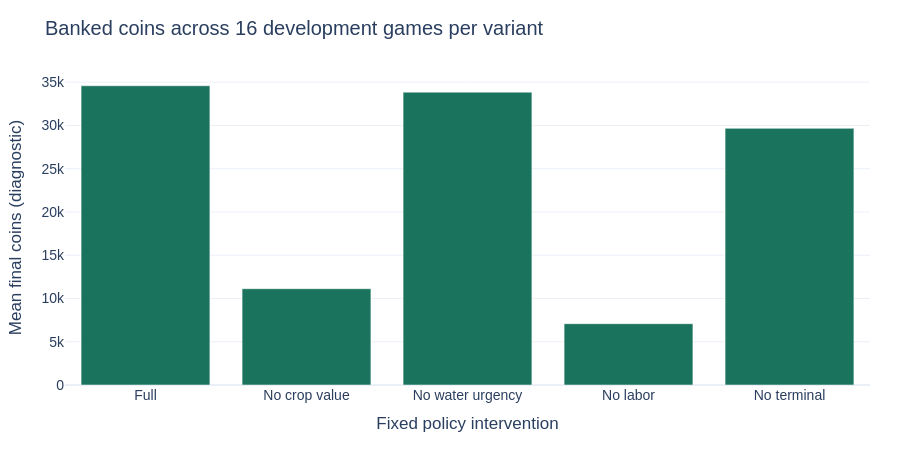

Notebook code cell kept with this figure:
### Markdown cell above
## Outcomes across the two development opponents

The official starter is a narrow reference. The carrot scheduler waters, harvests, clears weeds and sells using the same framework restricted to carrots and one farmer. These give different market activity, but neither represents leaderboard-strength opposition. A saturated local win rate makes cash diagnostics informative without turning them into the official metric.

### Code cell
games = pd.read_csv(root / "reports/feature_games.csv")
pairs = pd.read_csv(root / "reports/feature_ablations.csv")
display(pd.DataFrame(report["group_results"]).round(3))
labels = {
    "full": "Full",
    "no_crop_value": "No crop value",
    "no_water_urgency": "No water urgency",
    "no_labor": "No labor",
    "no_terminal": "No terminal",
}
order = list(labels)
means = games.groupby("variant").coins.mean().reindex(order)
fig = go.Figure(go.Bar(x=[labels[v] for v in order], y=means.to_list()))
fig.update_layout(
    title="Banked coins across 16 development games per variant",
    xaxis_title="Fixed policy intervention",
    yaxis_title="Mean final coins (diagnostic)",
)
show_figure(fig)

### Figure 1 — Plotly figure (JSON) as saved in the notebook; plotly's stock layout.template omitted (floating-point values rounded to 4 significant figures)
{"data": [{"type": "bar", "x": ["Full", "No crop value", "No water urgency", "No labor", "No terminal"], "y": [34580.0, 11130.0, 33840.0, 7086.0, 29660.0]}], "layout": {"colorway": ["#19735d", "#d28b36", "#477eb5", "#995a77", "#78883c", "#7765ac", "#528f97", "#8a6d52"], "font": {"family": "Arial", "size": 14}, "height": 460, "margin": {"b": 75, "l": 65, "r": 30, "t": 70}, "title": {"text": "Banked coins across 16 development games per variant"}, "xaxis": {"title": {"text": "Fixed policy intervention"}}, "yaxis": {"title": {"text": "Mean final coins (diagnostic)"}}}}
